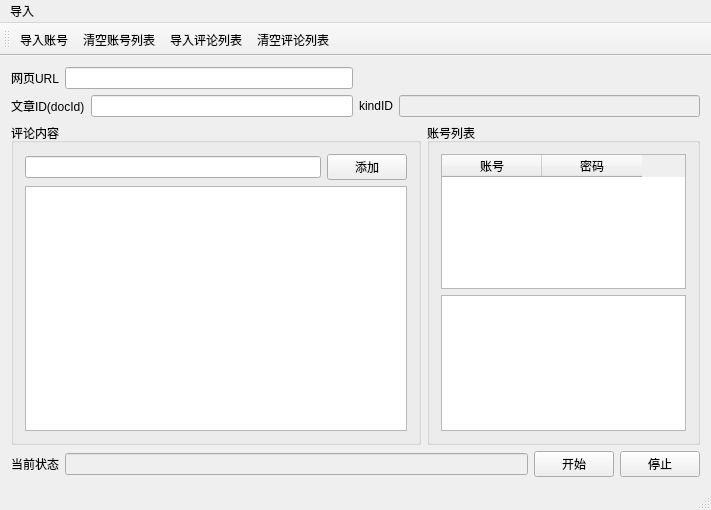
<?xml version="1.0" encoding="UTF-8"?>
<ui version="4.0">
 <class>autobots_toutiaoClass</class>
 <widget class="QMainWindow" name="autobots_toutiaoClass">
  <property name="geometry">
   <rect>
    <x>0</x>
    <y>0</y>
    <width>711</width>
    <height>510</height>
   </rect>
  </property>
  <property name="windowTitle">
   <string>中关村点评点赞(新浪微博账号)</string>
  </property>
  <widget class="QWidget" name="centralWidget">
   <layout class="QGridLayout" name="gridLayout_4">
    <item row="0" column="0">
     <layout class="QHBoxLayout" name="horizontalLayout_3">
      <item>
       <widget class="QLabel" name="label_3">
        <property name="text">
         <string>网页URL</string>
        </property>
       </widget>
      </item>
      <item>
       <widget class="QLineEdit" name="lineEdit_url">
        <property name="enabled">
         <bool>true</bool>
        </property>
       </widget>
      </item>
     </layout>
    </item>
    <item row="1" column="0">
     <layout class="QHBoxLayout" name="horizontalLayout_2">
      <item>
       <widget class="QLabel" name="label_2">
        <property name="text">
         <string>文章ID(docId)</string>
        </property>
       </widget>
      </item>
      <item>
       <widget class="QLineEdit" name="lineEdit_page_id">
        <property name="enabled">
         <bool>true</bool>
        </property>
        <property name="text">
         <string/>
        </property>
       </widget>
      </item>
     </layout>
    </item>
    <item row="1" column="1">
     <layout class="QHBoxLayout" name="horizontalLayout_4">
      <item>
       <widget class="QLabel" name="label_4">
        <property name="text">
         <string>kindID</string>
        </property>
       </widget>
      </item>
      <item>
       <widget class="QLineEdit" name="lineEdit_kind_ID">
        <property name="enabled">
         <bool>false</bool>
        </property>
        <property name="text">
         <string/>
        </property>
       </widget>
      </item>
     </layout>
    </item>
    <item row="2" column="0" colspan="2">
     <layout class="QHBoxLayout" name="horizontalLayout_6">
      <item>
       <widget class="QGroupBox" name="groupBox">
        <property name="sizePolicy">
         <sizepolicy hsizetype="Preferred" vsizetype="Preferred">
          <horstretch>6</horstretch>
          <verstretch>0</verstretch>
         </sizepolicy>
        </property>
        <property name="title">
         <string>评论内容</string>
        </property>
        <layout class="QGridLayout" name="gridLayout">
         <item row="0" column="0">
          <layout class="QHBoxLayout" name="horizontalLayout_7">
           <item>
            <widget class="QLineEdit" name="lineEdit_comment_id"/>
           </item>
           <item>
            <widget class="QPushButton" name="pushButton_add_comment_id">
             <property name="text">
              <string>添加</string>
             </property>
            </widget>
           </item>
          </layout>
         </item>
         <item row="1" column="0">
          <widget class="QListWidget" name="listWidget_comment_id">
           <property name="sizePolicy">
            <sizepolicy hsizetype="Expanding" vsizetype="Expanding">
             <horstretch>2</horstretch>
             <verstretch>0</verstretch>
            </sizepolicy>
           </property>
          </widget>
         </item>
        </layout>
       </widget>
      </item>
      <item>
       <widget class="QGroupBox" name="groupBox_2">
        <property name="sizePolicy">
         <sizepolicy hsizetype="Preferred" vsizetype="Preferred">
          <horstretch>4</horstretch>
          <verstretch>0</verstretch>
         </sizepolicy>
        </property>
        <property name="title">
         <string>账号列表</string>
        </property>
        <layout class="QGridLayout" name="gridLayout_2">
         <item row="0" column="0">
          <widget class="QTableWidget" name="tableWidget_account_id">
           <column>
            <property name="text">
             <string>账号</string>
            </property>
           </column>
           <column>
            <property name="text">
             <string>密码</string>
            </property>
           </column>
          </widget>
         </item>
         <item row="1" column="0">
          <widget class="QTextBrowser" name="textBrowser_commentid"/>
         </item>
        </layout>
       </widget>
      </item>
     </layout>
    </item>
    <item row="3" column="0" colspan="2">
     <layout class="QHBoxLayout" name="horizontalLayout">
      <item>
       <layout class="QGridLayout" name="gridLayout_3">
        <item row="0" column="0">
         <widget class="QLabel" name="label_1">
          <property name="text">
           <string>当前状态</string>
          </property>
         </widget>
        </item>
        <item row="0" column="1">
         <widget class="QLineEdit" name="lineEdit_msg">
          <property name="enabled">
           <bool>false</bool>
          </property>
         </widget>
        </item>
       </layout>
      </item>
      <item>
       <layout class="QHBoxLayout" name="horizontalLayout_5">
        <item>
         <widget class="QPushButton" name="pushButton_start">
          <property name="text">
           <string>开始</string>
          </property>
         </widget>
        </item>
        <item>
         <widget class="QPushButton" name="pushButton_pause">
          <property name="text">
           <string>停止</string>
          </property>
         </widget>
        </item>
       </layout>
      </item>
     </layout>
    </item>
   </layout>
  </widget>
  <widget class="QMenuBar" name="menuBar">
   <property name="geometry">
    <rect>
     <x>0</x>
     <y>0</y>
     <width>711</width>
     <height>23</height>
    </rect>
   </property>
   <widget class="QMenu" name="menu">
    <property name="title">
     <string>导入</string>
    </property>
    <addaction name="action_from_txt"/>
    <addaction name="action_clear_accounts"/>
    <addaction name="action_import_commentid"/>
    <addaction name="action_clear_comments"/>
   </widget>
   <addaction name="menu"/>
  </widget>
  <widget class="QToolBar" name="mainToolBar">
   <attribute name="toolBarArea">
    <enum>TopToolBarArea</enum>
   </attribute>
   <attribute name="toolBarBreak">
    <bool>false</bool>
   </attribute>
   <addaction name="action_from_txt"/>
   <addaction name="action_clear_accounts"/>
   <addaction name="action_import_commentid"/>
   <addaction name="action_clear_comments"/>
  </widget>
  <widget class="QStatusBar" name="statusBar"/>
  <action name="action_from_txt">
   <property name="text">
    <string>导入账号</string>
   </property>
   <property name="toolTip">
    <string>txt文本</string>
   </property>
  </action>
  <action name="action_import_commentid">
   <property name="text">
    <string>导入评论列表</string>
   </property>
  </action>
  <action name="action_clear_comments">
   <property name="text">
    <string>清空评论列表</string>
   </property>
  </action>
  <action name="action_clear_accounts">
   <property name="text">
    <string>清空账号列表</string>
   </property>
  </action>
 </widget>
 <layoutdefault spacing="6" margin="11"/>
 <resources>
  <include location="autobots_toutiao.qrc"/>
 </resources>
 <connections/>
</ui>
